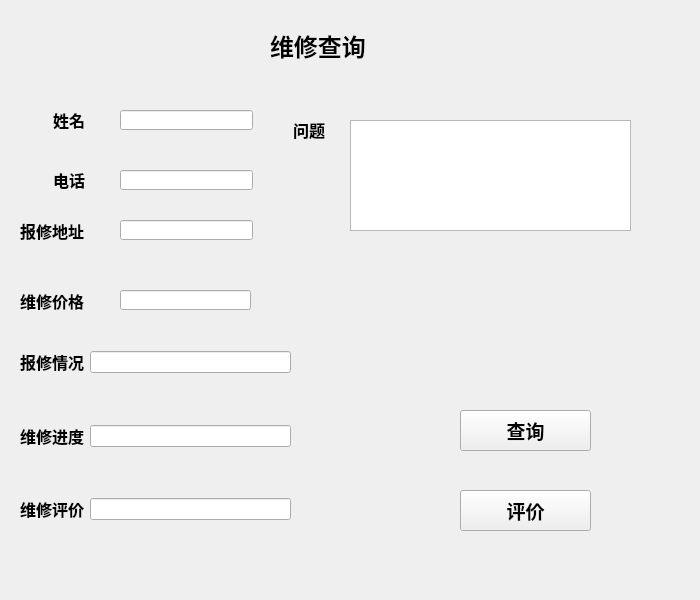
<?xml version="1.0" encoding="UTF-8"?>
<ui version="4.0">
 <class>Yezhuguzhangchaxunpingjia</class>
 <widget class="QWidget" name="Yezhuguzhangchaxunpingjia">
  <property name="geometry">
   <rect>
    <x>0</x>
    <y>0</y>
    <width>700</width>
    <height>600</height>
   </rect>
  </property>
  <property name="windowTitle">
   <string>Form</string>
  </property>
  <property name="styleSheet">
   <string notr="true">background-image: url();</string>
  </property>
  <widget class="QLabel" name="label">
   <property name="geometry">
    <rect>
     <x>270</x>
     <y>30</y>
     <width>121</width>
     <height>31</height>
    </rect>
   </property>
   <property name="font">
    <font>
     <family>Agency FB</family>
     <pointsize>18</pointsize>
     <weight>75</weight>
     <bold>true</bold>
    </font>
   </property>
   <property name="text">
    <string>维修查询</string>
   </property>
  </widget>
  <widget class="QWidget" name="layoutWidget">
   <property name="geometry">
    <rect>
     <x>20</x>
     <y>350</y>
     <width>271</width>
     <height>171</height>
    </rect>
   </property>
   <layout class="QVBoxLayout" name="verticalLayout_3">
    <item>
     <layout class="QHBoxLayout" name="horizontalLayout_3">
      <item>
       <widget class="QLabel" name="label_6">
        <property name="font">
         <font>
          <family>Agency FB</family>
          <pointsize>12</pointsize>
          <weight>75</weight>
          <bold>true</bold>
         </font>
        </property>
        <property name="text">
         <string>报修情况</string>
        </property>
       </widget>
      </item>
      <item>
       <widget class="QLineEdit" name="lineEdit_4"/>
      </item>
     </layout>
    </item>
    <item>
     <spacer name="verticalSpacer">
      <property name="orientation">
       <enum>Qt::Vertical</enum>
      </property>
      <property name="sizeHint" stdset="0">
       <size>
        <width>257</width>
        <height>13</height>
       </size>
      </property>
     </spacer>
    </item>
    <item>
     <spacer name="horizontalSpacer">
      <property name="orientation">
       <enum>Qt::Horizontal</enum>
      </property>
      <property name="sizeHint" stdset="0">
       <size>
        <width>40</width>
        <height>20</height>
       </size>
      </property>
     </spacer>
    </item>
    <item>
     <layout class="QHBoxLayout" name="horizontalLayout_5">
      <item>
       <widget class="QLabel" name="label_7">
        <property name="font">
         <font>
          <family>Agency FB</family>
          <pointsize>12</pointsize>
          <weight>75</weight>
          <bold>true</bold>
         </font>
        </property>
        <property name="text">
         <string>维修进度</string>
        </property>
       </widget>
      </item>
      <item>
       <widget class="QLineEdit" name="lineEdit_5"/>
      </item>
     </layout>
    </item>
    <item>
     <spacer name="horizontalSpacer_2">
      <property name="orientation">
       <enum>Qt::Horizontal</enum>
      </property>
      <property name="sizeHint" stdset="0">
       <size>
        <width>40</width>
        <height>20</height>
       </size>
      </property>
     </spacer>
    </item>
    <item>
     <spacer name="verticalSpacer_2">
      <property name="orientation">
       <enum>Qt::Vertical</enum>
      </property>
      <property name="sizeHint" stdset="0">
       <size>
        <width>257</width>
        <height>13</height>
       </size>
      </property>
     </spacer>
    </item>
    <item>
     <layout class="QHBoxLayout" name="horizontalLayout_6">
      <item>
       <widget class="QLabel" name="label_8">
        <property name="font">
         <font>
          <family>Agency FB</family>
          <pointsize>12</pointsize>
          <weight>75</weight>
          <bold>true</bold>
         </font>
        </property>
        <property name="text">
         <string>维修评价</string>
        </property>
       </widget>
      </item>
      <item>
       <widget class="QLineEdit" name="lineEdit_6"/>
      </item>
     </layout>
    </item>
   </layout>
  </widget>
  <widget class="QLabel" name="label_5">
   <property name="geometry">
    <rect>
     <x>293</x>
     <y>120</y>
     <width>51</width>
     <height>20</height>
    </rect>
   </property>
   <property name="font">
    <font>
     <family>Agency FB</family>
     <pointsize>12</pointsize>
     <weight>75</weight>
     <bold>true</bold>
    </font>
   </property>
   <property name="layoutDirection">
    <enum>Qt::RightToLeft</enum>
   </property>
   <property name="text">
    <string>问题</string>
   </property>
  </widget>
  <widget class="QTextEdit" name="textEdit">
   <property name="geometry">
    <rect>
     <x>350</x>
     <y>120</y>
     <width>281</width>
     <height>111</height>
    </rect>
   </property>
  </widget>
  <widget class="QPushButton" name="pushButton_4">
   <property name="geometry">
    <rect>
     <x>460</x>
     <y>410</y>
     <width>131</width>
     <height>41</height>
    </rect>
   </property>
   <property name="font">
    <font>
     <family>Agency FB</family>
     <pointsize>14</pointsize>
     <weight>75</weight>
     <bold>true</bold>
    </font>
   </property>
   <property name="text">
    <string>查询</string>
   </property>
  </widget>
  <widget class="QPushButton" name="pushButton_2">
   <property name="geometry">
    <rect>
     <x>460</x>
     <y>490</y>
     <width>131</width>
     <height>41</height>
    </rect>
   </property>
   <property name="font">
    <font>
     <family>Agency FB</family>
     <pointsize>14</pointsize>
     <weight>75</weight>
     <bold>true</bold>
    </font>
   </property>
   <property name="styleSheet">
    <string notr="true">border-color: rgb(85, 170, 127);</string>
   </property>
   <property name="text">
    <string>评价</string>
   </property>
  </widget>
  <widget class="QLabel" name="label_4">
   <property name="geometry">
    <rect>
     <x>20</x>
     <y>220</y>
     <width>101</width>
     <height>21</height>
    </rect>
   </property>
   <property name="font">
    <font>
     <family>Agency FB</family>
     <pointsize>12</pointsize>
     <weight>75</weight>
     <bold>true</bold>
    </font>
   </property>
   <property name="text">
    <string>报修地址</string>
   </property>
  </widget>
  <widget class="QLineEdit" name="lineEdit_3">
   <property name="geometry">
    <rect>
     <x>120</x>
     <y>220</y>
     <width>133</width>
     <height>20</height>
    </rect>
   </property>
  </widget>
  <widget class="QLabel" name="label_3">
   <property name="geometry">
    <rect>
     <x>53</x>
     <y>170</y>
     <width>51</width>
     <height>20</height>
    </rect>
   </property>
   <property name="font">
    <font>
     <family>Agency FB</family>
     <pointsize>12</pointsize>
     <weight>75</weight>
     <bold>true</bold>
    </font>
   </property>
   <property name="text">
    <string>电话</string>
   </property>
  </widget>
  <widget class="QLineEdit" name="lineEdit_2">
   <property name="geometry">
    <rect>
     <x>120</x>
     <y>170</y>
     <width>133</width>
     <height>20</height>
    </rect>
   </property>
  </widget>
  <widget class="QLabel" name="label_2">
   <property name="geometry">
    <rect>
     <x>53</x>
     <y>110</y>
     <width>51</width>
     <height>20</height>
    </rect>
   </property>
   <property name="font">
    <font>
     <family>Agency FB</family>
     <pointsize>12</pointsize>
     <weight>75</weight>
     <bold>true</bold>
    </font>
   </property>
   <property name="text">
    <string>姓名</string>
   </property>
  </widget>
  <widget class="QLineEdit" name="lineEdit">
   <property name="geometry">
    <rect>
     <x>120</x>
     <y>110</y>
     <width>133</width>
     <height>20</height>
    </rect>
   </property>
  </widget>
  <widget class="QLabel" name="label_9">
   <property name="geometry">
    <rect>
     <x>20</x>
     <y>290</y>
     <width>91</width>
     <height>21</height>
    </rect>
   </property>
   <property name="font">
    <font>
     <pointsize>12</pointsize>
     <weight>75</weight>
     <bold>true</bold>
    </font>
   </property>
   <property name="text">
    <string>维修价格</string>
   </property>
  </widget>
  <widget class="QLineEdit" name="lineEdit_7">
   <property name="geometry">
    <rect>
     <x>120</x>
     <y>290</y>
     <width>131</width>
     <height>20</height>
    </rect>
   </property>
  </widget>
 </widget>
 <resources/>
 <connections/>
</ui>
